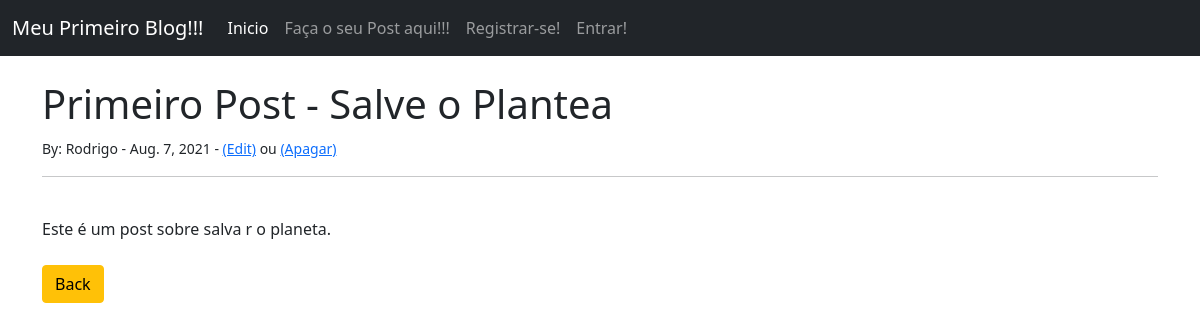
Page /article/1 on the earlier database version.
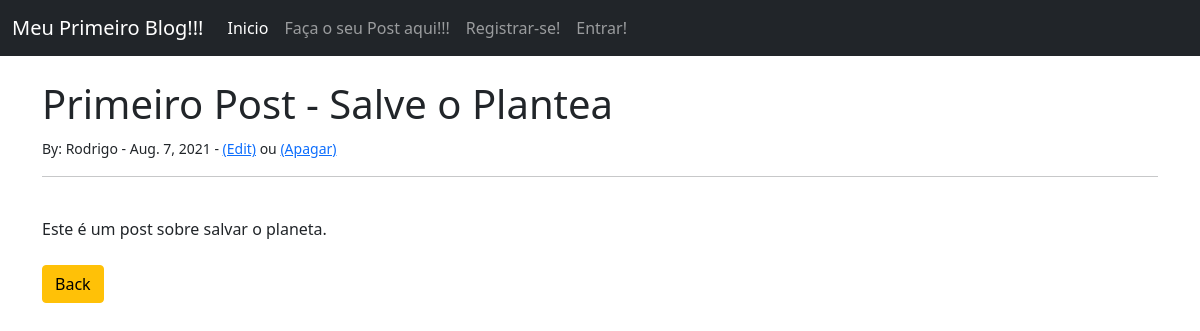
Same page on the later database version.
### MeuBlog/models.py (models this page shows, shortened)
class Post(models.Model):
    title = models.CharField(max_length=255)
    title_tag = models.CharField(max_length=255, default=" ")
    author = models.ForeignKey(User, on_delete=models.CASCADE)
    body = models.TextField()
    post_date = models.DateField(auto_now_add=True)

### MeuBlog/views.py (the view)
# urls.py: path('article/<int:pk>', ArticleDetailView.as_view(), name='article-detail'),
class ArticleDetailView(DetailView):
    model = Post
    template_name = 'article_details.html'

### MeuBlog/templates/article_details.html (shortened to what this page needs)
{% extends 'base.html' %}
{% block content %}
<h1>{{ post.title }}</h1>
<small>By:
    {{ post.author.first_name }}
    {{ post.author.last_name }} -
    {{ post.post_date }} -
    <a href="{% url 'update_post' post.pk %}">(Edit)</a>
<str> ou </str>
<a href="{% url 'delete_post' post.pk %}">(Apagar)</a></small><br/>
<hr>
<br/>
{{ post.body }}
<br/><br/>
<a href="{% url 'home' %}" class="btn btn-warning">
Back</a>
{% endblock %}

Differences in the rows shown:
changed Post "Primeiro Post - Salve o Plantea": body "Este é um post sobre salva r o planeta." → "Este é um post sobre salvar o planeta."
